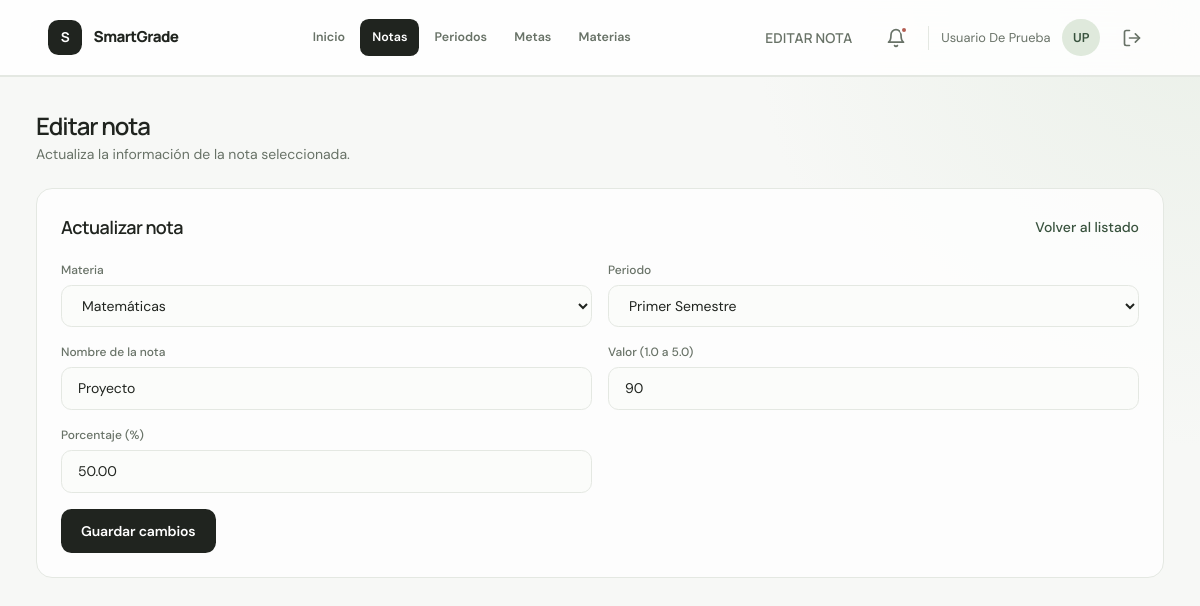
The app's page /views/grades/edit.php?id=6 (signed in) with its own data.
### tables this page shows
CREATE TABLE IF NOT EXISTS grades (
    id INT AUTO_INCREMENT PRIMARY KEY,
    subjet_id INT NOT NULL,
    term_id INT NOT NULL,
    user_id INT NOT NULL,
    name VARCHAR(100) NOT NULL,
    value BIGINT NOT NULL,
    percentage DECIMAL(5, 2) NOT NULL,
    created_at TIMESTAMP DEFAULT CURRENT_TIMESTAMP,
    updated_at TIMESTAMP DEFAULT CURRENT_TIMESTAMP ON UPDATE CURRENT_TIMESTAMP,
    FOREIGN KEY (subjet_id) REFERENCES subjets (id) ON DELETE CASCADE,
    FOREIGN KEY (term_id) REFERENCES terms (id) ON DELETE CASCADE,
    FOREIGN KEY (user_id) REFERENCES users (id) ON DELETE CASCADE
);

CREATE TABLE IF NOT EXISTS subjets (
    id INT AUTO_INCREMENT PRIMARY KEY,
    name VARCHAR(100) NOT NULL,
    user_id INT NOT NULL,
    teacher_name VARCHAR(100) NOT NULL,
    created_at TIMESTAMP DEFAULT CURRENT_TIMESTAMP,
    FOREIGN KEY (user_id) REFERENCES users (id) ON DELETE CASCADE
);

CREATE TABLE IF NOT EXISTS terms (
    id INT AUTO_INCREMENT PRIMARY KEY,
    name VARCHAR(100) NOT NULL,
    user_id INT NOT NULL,
    is_active BOOLEAN DEFAULT FALSE,
    created_at TIMESTAMP DEFAULT CURRENT_TIMESTAMP,
    FOREIGN KEY (user_id) REFERENCES users (id) ON DELETE CASCADE
);

### logic/grades/read.php (called while the page is built, shortened)
<?php
if (!function_exists('getUserSubjetsOptions')) {
    function getUserSubjetsOptions(PDO $pdo, int $user_id): array
    {
        $stmt = $pdo->prepare('SELECT id, name FROM subjets WHERE user_id = :user_id ORDER BY name ASC');
        $stmt->execute(['user_id' => $user_id]);
        return $stmt->fetchAll();
    }
}
if (!function_exists('getUserTermsOptions')) {
    function getUserTermsOptions(PDO $pdo, int $user_id): array
    {
        $stmt = $pdo->prepare('SELECT id, name FROM terms WHERE user_id = :user_id ORDER BY created_at DESC');
        $stmt->execute(['user_id' => $user_id]);
        return $stmt->fetchAll();
    }
}
if (!function_exists('getUserGradeById')) {
    function getUserGradeById(PDO $pdo, int $user_id, int $grade_id): ?array
    {
        $stmt = $pdo->prepare(
            'SELECT
                g.id,
                g.subjet_id,
                g.term_id,
                g.name,
                g.value,
                g.percentage,
                g.created_at
            FROM grades g
            INNER JOIN subjets s ON s.id = g.subjet_id
            INNER JOIN terms t ON t.id = g.term_id
            WHERE g.id = :grade_id
              AND s.user_id = :user_id
              AND t.user_id = :user_id
            LIMIT 1'
        );
        $stmt->execute([
            'grade_id' => $grade_id,
            'user_id' => $user_id,
        ]);
        $grade = $stmt->fetch();
        return $grade ?: null;
    }
}

### views/grades/edit.php (the view, shortened to what this page needs)
<?php
require_once __DIR__ . '/../../logic/db.php';
require_once __DIR__ . '/../../logic/grades/read.php';
$id = filter_var($_GET['id'] ?? null, FILTER_VALIDATE_INT, ['options' => ['min_range' => 1]]);
$user_id = (int) $_SESSION['user_id'];
$grade = getUserGradeById($pdo, $user_id, (int) $id);
$subjets = getUserSubjetsOptions($pdo, $user_id);
$terms = getUserTermsOptions($pdo, $user_id);
$can_edit_grade = !empty($subjets) && !empty($terms);
$old = $_SESSION['grades_old'] ?? null;
$subjet_value = $old['subjet_id'] ?? (string) $grade['subjet_id'];
$term_value = $old['term_id'] ?? (string) $grade['term_id'];
$name_value = $old['name'] ?? $grade['name'];
$value_value = $old['value'] ?? (string) $grade['value'];
$percentage_value = $old['percentage'] ?? (string) $grade['percentage'];
?>
<!DOCTYPE html>
<html lang="es">
<head>
    <?php include __DIR__ . '/../header.php'; ?>
</head>
<body>
    <div class="app-shell">
        <div class="main-content">
            <?php include __DIR__ . '/../partials/topbar.php'; ?>
            <main class="p-6 space-y-6">
                <div>
                    <h2 class="font-display text-xl font-semibold text-heading">Editar nota</h2>
                    <p class="text-muted text-sm mt-1">Actualiza la información de la nota seleccionada.</p>
                </div>
                <section class="card p-6">
                    <div class="flex items-center justify-between gap-3 flex-wrap mb-5">
                        <h3 class="font-display text-lg font-semibold text-heading">Actualizar nota</h3>
                        <a href="index.php" class="text-sm link-accent">Volver al listado</a>
                    </div>
                    <form action="../../logic/grades/update.php" method="POST" class="grid md:grid-cols-2 gap-4" novalidate>
                        <div>
                            <label for="subjet_id" class="field-label">Materia</label>
                            <select id="subjet_id" name="subjet_id" class="input" <?= $can_edit_grade ? '' : 'disabled' ?> required>
                                <?php foreach ($subjets as $subjet): ?>
                                    <option value="<?= (int) $subjet['id'] ?>" <?= $subjet_value === (string) $subjet['id'] ? 'selected' : '' ?>>
                                        <?= htmlspecialchars($subjet['name'], ENT_QUOTES, 'UTF-8') ?>
                                    </option>
                                <?php endforeach; ?>
                            </select>
                        </div>
                        <div>
                            <label for="term_id" class="field-label">Periodo</label>
                            <select id="term_id" name="term_id" class="input" <?= $can_edit_grade ? '' : 'disabled' ?> required>
                                <?php foreach ($terms as $term): ?>
                                    <option value="<?= (int) $term['id'] ?>" <?= $term_value === (string) $term['id'] ? 'selected' : '' ?>>
                                        <?= htmlspecialchars($term['name'], ENT_QUOTES, 'UTF-8') ?>
                                    </option>
                                <?php endforeach; ?>
                            </select>
                        </div>
                        <div>
                            <label for="name" class="field-label">Nombre de la nota</label>
                            <input
                                type="text"
                                id="name"
                                name="name"
                                maxlength="100"
                                required
                                value="<?= htmlspecialchars($name_value, ENT_QUOTES, 'UTF-8') ?>"
                                class="input"
                                <?= $can_edit_grade ? '' : 'disabled' ?>>
                        </div>
                        <div>
                            <label for="value" class="field-label">Valor (1.0 a 5.0)</label>
                            <input
                                type="number"
                                id="value"
                                name="value"
                                min="1"
                                max="5"
                                step="0.1"
                                required
                                value="<?= htmlspecialchars($value_value, ENT_QUOTES, 'UTF-8') ?>"
                                class="input"
                                <?= $can_edit_grade ? '' : 'disabled' ?>>
                        </div>
                        <div>
                            <label for="percentage" class="field-label">Porcentaje (%)</label>
                            <input
                                type="number"
                                id="percentage"
                                name="percentage"
                                min="0.01"
                                max="100"
                                step="0.01"
                                required
                                value="<?= htmlspecialchars($percentage_value, ENT_QUOTES, 'UTF-8') ?>"
                                class="input"
                                <?= $can_edit_grade ? '' : 'disabled' ?>>
                        </div>
                        <div class="md:col-span-2">
                            <button type="submit" class="btn btn-primary" style="width: auto;" <?= $can_edit_grade ? '' : 'disabled' ?>>Guardar cambios</button>
                        </div>
                    </form>
                </section>
            </main>
        </div>
    </div>
</body>
</html>

### views/css/styles.css (style rules this page uses)
:root { --color-bg: #f7f8f6; --color-surface: #ffffff; --color-surface-alt: #f0f3ee; --color-border: #e4e8e2; --color-border-focus: var(--color-primary); --color-text: #20241f; --color-text-muted: #687267; --color-text-dim: #9ba49a; --color-text-inverse: #ffffff; --color-primary: #4d6b52; --color-primary-hover: #38523d; --color-primary-soft: #e6eee5; --color-danger: #b45e52; --color-danger-border: #efd8d2; --color-danger-bg: #fbefec; --color-success: #4d7b5b; --color-success-border: #d5e7d8; --color-success-bg: #edf7ef; --color-overlay-soft: #f5f7f4; --color-overlay-medium: #edf1eb; --font-body: "DM Sans", sans-serif; --font-display: "Manrope", sans-serif; --radius-sm: 0.35rem; --radius-md: 0.55rem; --radius-lg: 0.8rem; --radius-xl: 1.05rem; --radius-2xl: 1.35rem; --input-padding-y: 0.625rem; --input-padding-x: 1rem; --transition-fast: 150ms ease; }
body { font-family: var(--font-body); background-color: var(--color-bg); color: var(--color-text); -webkit-font-smoothing: antialiased; }
.font-display { font-family: var(--font-display); }
.card { background-color: var(--color-surface); border: 1px solid var(--color-border); border-radius: var(--radius-2xl); }
.field-label { display: block; font-size: 0.75rem; font-weight: 500; color: var(--color-text-muted); margin-bottom: 0.375rem; }
.input { width: 100%; background-color: var(--color-overlay-soft); border: 1px solid var(--color-border); border-radius: var(--radius-lg); padding: var(--input-padding-y) var(--input-padding-x); font-size: 0.875rem; color: var(--color-text); transition: border-color var(--transition-fast), box-shadow var(--transition-fast); }
.input::placeholder { color: var(--color-text-dim); }
.btn { display: inline-flex; align-items: center; justify-content: center; font-weight: 600; font-size: 0.875rem; border-radius: var(--radius-lg); padding: var(--input-padding-y) 1.25rem; transition: background-color var(--transition-fast), transform var(--transition-fast); cursor: pointer; border: none; }
.btn-primary { background-color: var(--color-primary); color: var(--color-text-inverse); width: 100%; }
.link-accent { color: var(--color-primary-hover); font-weight: 500; }
.text-muted { color: var(--color-text-muted); }
:root { --sidebar-width-expanded: 15rem; --sidebar-width-collapsed: 4.5rem; --topbar-height: 4rem; }
.app-shell { display: flex; min-height: 100vh; background-color: var(--color-bg); }
.main-content { flex: 1; display: flex; flex-direction: column; min-width: 0; }
.text-heading { color: var(--color-text); }
.card, .widget-card { box-shadow: 0 1px 2px rgba(32, 36, 31, 0.025); }
body { background: radial-gradient( circle at 100% 0%, rgba(222, 232, 219, 0.5), transparent 28rem ), var(--color-bg); }
.app-shell { background: transparent; }
.main-content { min-height: 100vh; }
.card { border-color: var(--color-border); box-shadow: none; }
.input { background: #fbfcfa; border-color: var(--color-border); border-radius: 0.65rem; }
.btn { border-radius: 0.65rem; min-height: 2.75rem; letter-spacing: -0.01em; }
.btn-primary { background: var(--color-text); }
main.p-6 { max-width: 1440px; width: 100%; margin: 0 auto; padding: 2.25rem clamp(1.25rem, 3vw, 3.25rem) 3.5rem; }
main.p-6 > div:first-child h2 { font-size: clamp(1.5rem, 2vw, 2rem); letter-spacing: -0.045em; }
main.p-6 > div:first-child p { max-width: 34rem; }
main.p-6 > section.card { border-radius: 1rem; background: rgba(255, 255, 255, 0.78); }
main.p-6 > section.card h3 { letter-spacing: -0.03em; }
.app-shell { display: block; min-height: 100vh; }
.main-content { width: 100%; }

### records on screen
grades: subjet_id "Matemáticas", term_id "Primer Semestre", name "Proyecto", value "90", percentage "50.00"

### other values on screen
$page_title "EDITAR NOTA"
$_SESSION['user_name'] "Usuario De Prueba"
$initials "UP"
